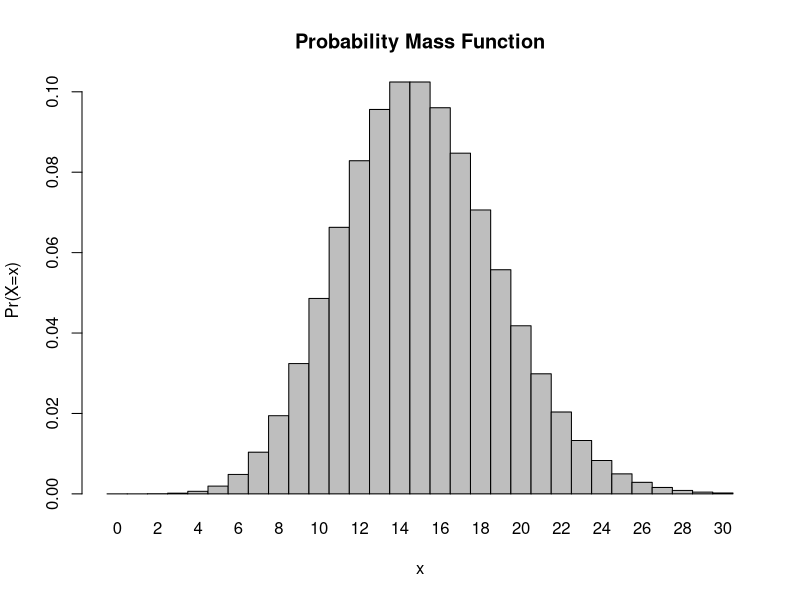
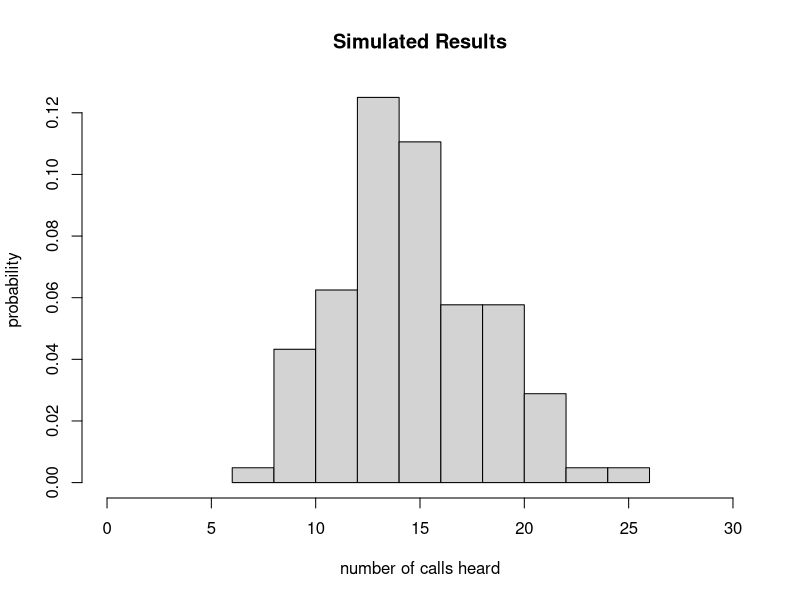

Source code (R) for these figures, in order:
## ---- chunk 1
x <- 8
l <- 15
probset1 <- 1- ppois(x, l)
probset1
## ---- chunk 2
x <- 0
l <- 15
probset2 <- dpois(x, l)
probset2
## ---- chunk 3
x <- 3
l <- 15
probset3 <- dpois(x, l)
probset3
## ---- chunk 4
x <- 0:30
l = 15
graphprobset <- dpois(x = x, lambda = l)
barplot(graphprobset, names.arg = x, space = 0, xlab = "x", ylab = "Pr(X=x)", main = "Probability Mass Function")
## ---- chunk 5
n <- 104
l <- 15
results <- rpois(n = n, lambda = l)
results
## ---- chunk 6
hist(results, xlim = c(0,30), probability = TRUE, main = "Simulated Results", 
    xlab = "number of calls heard", ylab = "probability")
